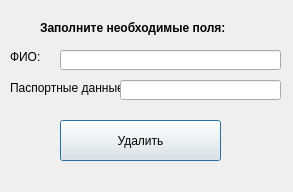
<?xml version="1.0" encoding="UTF-8"?>
<ui version="4.0">
 <class>deleteresume</class>
 <widget class="QDialog" name="deleteresume">
  <property name="geometry">
   <rect>
    <x>0</x>
    <y>0</y>
    <width>293</width>
    <height>192</height>
   </rect>
  </property>
  <property name="windowTitle">
   <string>Dialog</string>
  </property>
  <widget class="QLabel" name="label">
   <property name="geometry">
    <rect>
     <x>40</x>
     <y>20</y>
     <width>281</width>
     <height>16</height>
    </rect>
   </property>
   <property name="font">
    <font>
     <pointsize>9</pointsize>
     <weight>75</weight>
     <bold>true</bold>
    </font>
   </property>
   <property name="text">
    <string>Заполните необходимые поля:</string>
   </property>
  </widget>
  <widget class="QLabel" name="label_2">
   <property name="geometry">
    <rect>
     <x>10</x>
     <y>50</y>
     <width>47</width>
     <height>13</height>
    </rect>
   </property>
   <property name="text">
    <string>ФИО:</string>
   </property>
  </widget>
  <widget class="QLabel" name="label_3">
   <property name="geometry">
    <rect>
     <x>10</x>
     <y>80</y>
     <width>111</width>
     <height>16</height>
    </rect>
   </property>
   <property name="text">
    <string>Паспортные данные:</string>
   </property>
  </widget>
  <widget class="QLineEdit" name="FullName">
   <property name="geometry">
    <rect>
     <x>60</x>
     <y>50</y>
     <width>221</width>
     <height>20</height>
    </rect>
   </property>
  </widget>
  <widget class="QLineEdit" name="PassportData">
   <property name="geometry">
    <rect>
     <x>120</x>
     <y>80</y>
     <width>161</width>
     <height>20</height>
    </rect>
   </property>
  </widget>
  <widget class="QPushButton" name="pushButton">
   <property name="geometry">
    <rect>
     <x>60</x>
     <y>120</y>
     <width>161</width>
     <height>41</height>
    </rect>
   </property>
   <property name="text">
    <string>Удалить</string>
   </property>
  </widget>
 </widget>
 <resources/>
 <connections/>
</ui>
